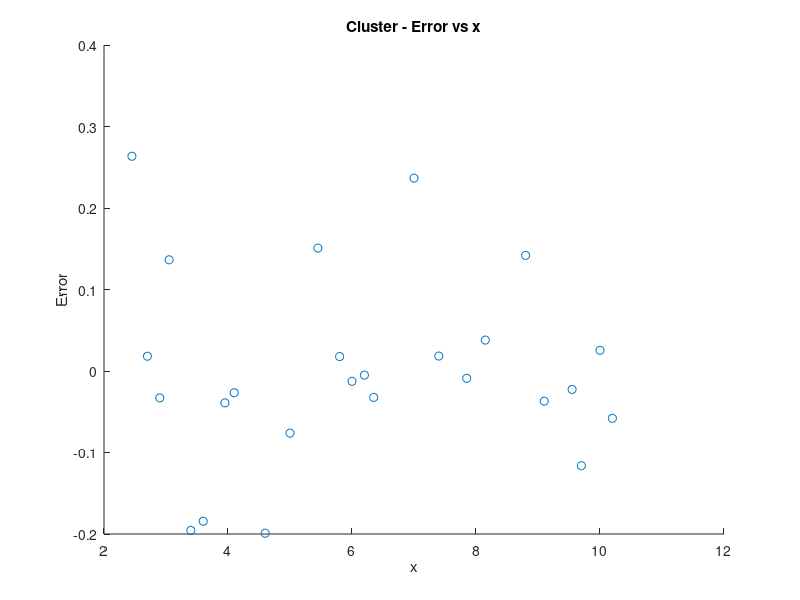
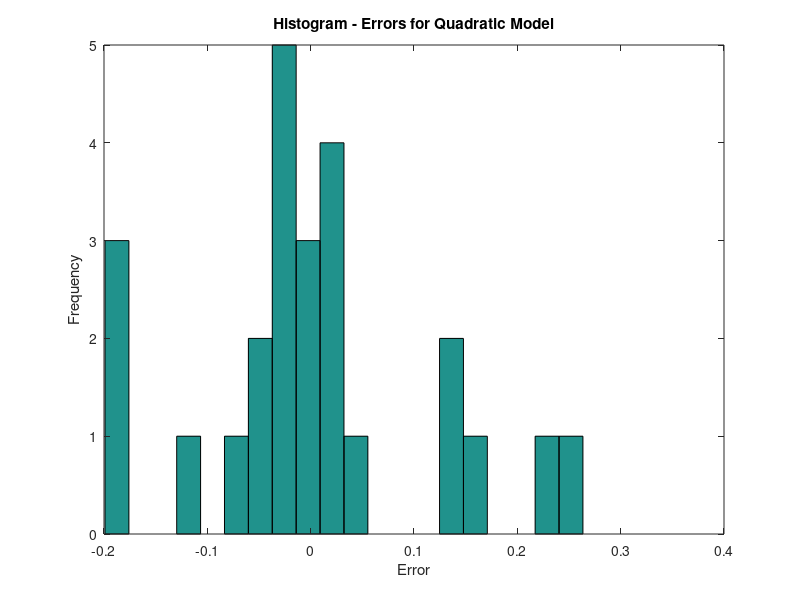
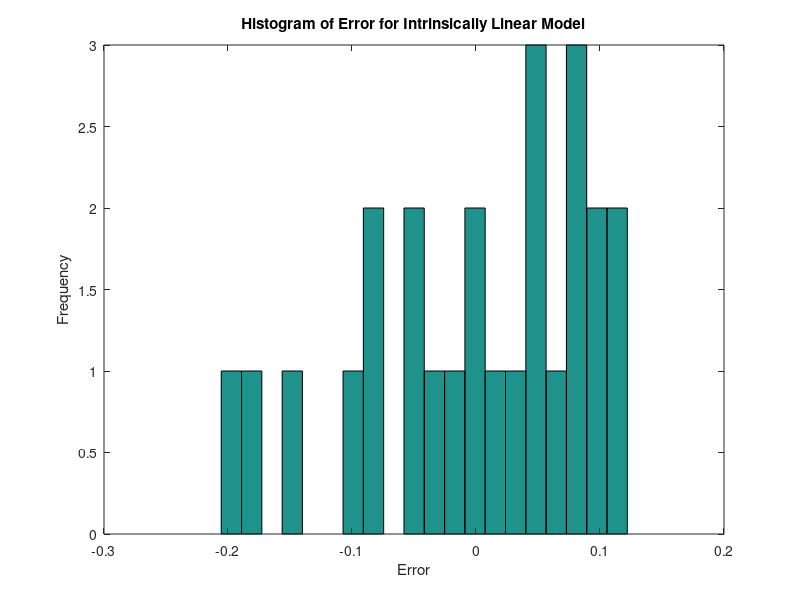

Reproduce these figures in MATLAB, in order.
x = [5 6 3.4000 2.7000 10 9.7000 9.5500 3.0500 8.1500 6.2000 2.9000 6.3500 4.6000 5.8000 7.4000 3.6000 7.8500 8.8000 7 5.4500 9.1000 10.2000 4.1000 3.9500 2.4500];
y = [1.5820 1.8220 1.0570 0.5000 2.2360 2.3860 2.2940 0.5580 2.1660 1.8660 0.6530 1.9300 1.5620 1.7370 2.0880 1.1370 2.1790 2.1120 1.8000 1.5010 2.3030 2.3100 1.1940 1.1440 0.1230];
X = [ones(size(x)); x; x.^2]';
b = X\y';
plot(x, y, 'o');
hold on;
x_fit = linspace(min(x), max(x), 100); 
y_fit = b(1) + b(2)*x_fit + b(3)*x_fit.^2; 
plot(x_fit, y_fit, '-'); 
hold off; xlabel('X'); ylabel('Y'); title('Y vs x');
yhat = b(1) + b(2)*x + b(3)*x.^2;
error = yhat - y;
scatter(x, error); xlabel('x'); ylabel('Error'); title('Cluster - Error vs x');
figure;
hist(error, 20);
xlabel('Error'); ylabel('Frequency'); title('Histogram - Errors for Quadratic Model');

z = 1 ./ x;
figure; % Create a new figure
plot(z, y, 'o'); % 'o' creates a scatter plot with circle markers
title('Cluster - Y vs. Z'); xlabel('Z (1/X)'); ylabel('Y');
Z = [ones(size(z)); z]';
coeffs = Z \ y';
a_0 = coeffs(1); a_1 = coeffs(2);
yb = a_0 + a_1*z;
error = y - yb;
scatter(z, error); xlabel('Z'); ylabel('Error'); title('Error Against Z');
hist(error, 20); % Adjust the number of bins (20 here is arbitrary)
xlabel('Error'); ylabel('Frequency'); title('Histogram of Error for Intrinsically Linear Model');


x = [7.0175 4.1186 2.6674];
y = [1.9609 1.3025 0.3578];
X = [ones(size(x)); x; x.^2]';
b = X\y';
b0 = b(1); b1 = b(2); b2 = b(3);
yb = b0 + b1.*x + b1.*(x.^2);
error = y - yb;
z = 1 ./ x;
Z = [ones(size(z)); z]';
coeffs = Z \ y';
a_0 = coeffs(1); a_1 = coeffs(2);
yb_i = a_0 + a_1*z;
error_i = y - yb_i;
abs_error = abs(error); abs_error_i = abs(error_i);
sum_error = sum(abs_error); sum_error_i = sum(abs_error_i);


